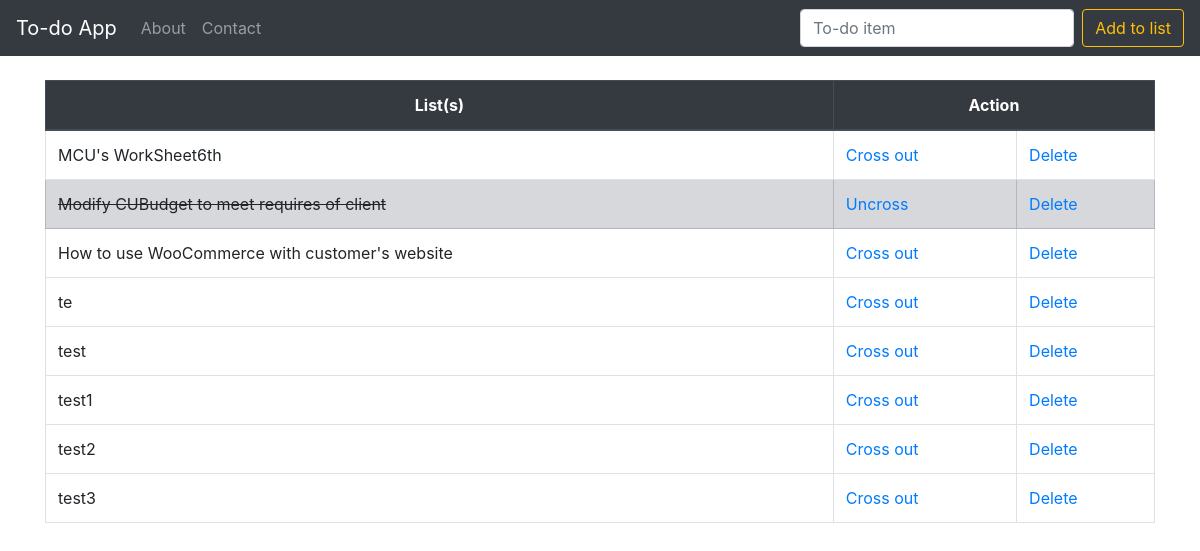
The app's page /, older data.
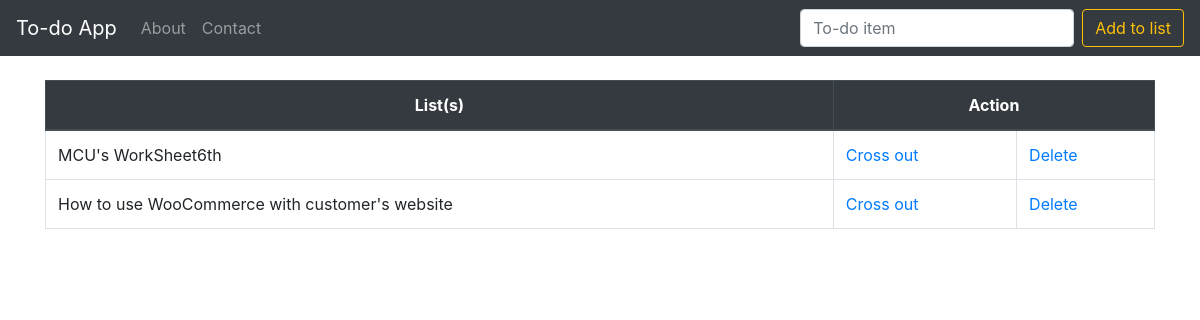
The same page, newer data.
### todoApp/models.py (models this page shows, shortened)
class List(models.Model):
    item=models.CharField(max_length=300)
    finished=models.BooleanField(default=False)

### todoApp/views.py (the view)
# urls.py: path('', views.index, name='home'),
def index(request):
    if request.method=='POST':
        form=ListForm(request.POST or None)
        if form.is_valid():
            form.save()
            allItems=List.objects.all
            return render(request,'index.html',{'all':allItems})
    else:
        allItems=List.objects.all
        return render(request,'index.html',{'all': allItems})

### todoApp/templates/index.html (shortened to what this page needs)
{% extends "base.html" %}
{% block content %}
    {% if all %}
    <br>
    <table class="table table-bordered">
        <thead class="thead-dark">
            <tr>
                <th>List(s)</th>
                <th colspan="2">Action</th>
            </tr>
        </thead>
        {% for todoList in all %}
            {% if todoList.finished %}
            <tr class="table-secondary">
                <td class="crossout">{{ todoList.item}}</td>
                <td><a href="{% url 'changeCross' todoList.id %}">Uncross</a></td>
                <td><a href="{% url 'delete' todoList.id %}">Delete</a></td>
            </tr>
            {% else %}
            <tr>
                <td>{{ todoList.item}}</td>
                <td><a href="{% url 'changeCross' todoList.id %}">Cross out</a></td>
                <td><a href="{% url 'delete' todoList.id %}">Delete</a></td>
            </tr>
            {% endif %}
        {% endfor%}
    </table>
    {% endif %}
{% endblock %}

### todoApp/templates/base.html (shortened to what this page needs)
{% load static %}
<!doctype html>
<html lang="en">
  <head>
    <link rel="stylesheet" href="https://stackpath.bootstrapcdn.com/bootstrap/4.3.1/css/bootstrap.min.css">
    <link rel="stylesheet" href="{% static 'css/myStyle.css' %}">
  </head>
  <body>
    <nav class="navbar navbar-expand-lg navbar-dark bg-dark">
        <a class="navbar-brand" href="{% url 'home' %}">To-do App</a>
        <div class="collapse navbar-collapse" id="navbarSupportedContent">
            <ul class="navbar-nav mr-auto">
                <li class="nav-item">
                    <a class="nav-link" href="{% url 'about' %}">About</a>
                </li>
                <li class="nav-item">
                    <a class="nav-link" href="{% url 'contact' %}">Contact</a>
                </li>
            </ul>
            <form class="form-inline my-2 my-lg-0" method="POST">
                <input class="form-control mr-sm-2" type="search" placeholder="To-do item" aria-label="todoItem" name="item">
                <button class="btn btn-outline-warning my-2 my-sm-0" type="submit">Add to list</button>
            </form>
        </div>
    </nav>
    <div class="container">
      {% block content %}{% endblock %}
    </div>
  </body>
</html>

### static/css/myStyle.css (style rules this page uses)
th { text-align: center; }

Row changes from the older to the newer data that the page shows:
removed List: item "Modify CUBudget to meet requires of client"
removed List: item "te"
removed List: item "test"
removed List: item "test1"
removed List: item "test2"
removed List: item "test3"
